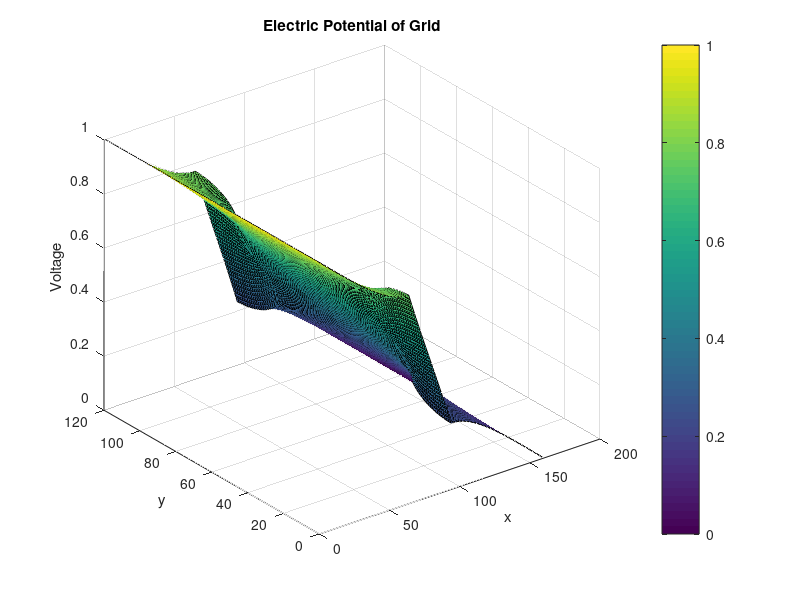
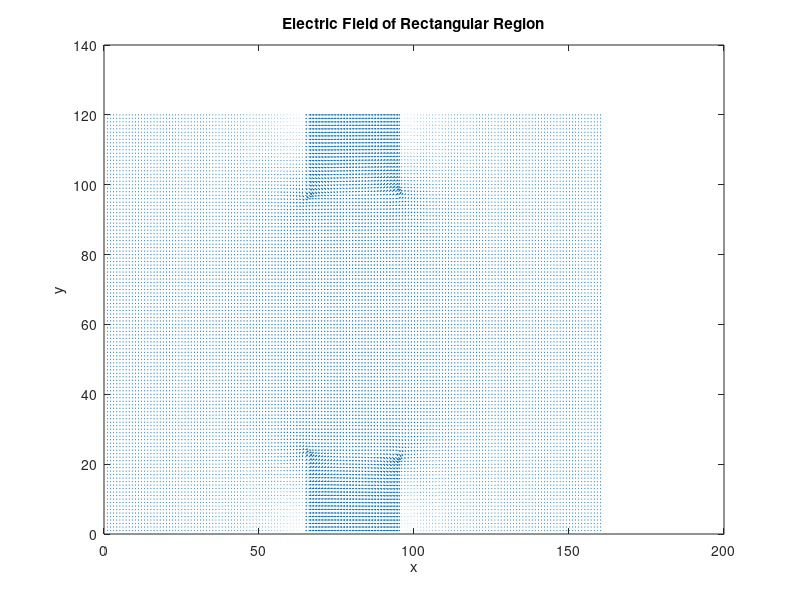

MATLAB code for these plots, in order:
%% Assignment 3  
% Matthew Lazarus 100962142

%% Question 2: Extension of Assignment 2
% In this question, a grid is set up, with the left sided boundary set to 1V.
% Two bottle-necks of conductivities different than the rest of the grid
% are introduced. Using the maxtrix form of the problem (GV=F), the electrostatic potential
% within the region is found and plotted. Additionally, the conducitivity,
% electric field and currents are plotted as well.

% Clear all previous variables, figures, etc, to ensure that the workspace
% is clean. 
clear all
clearvars
clearvars -GLOBAL
close all

for repeat = 1:1
    %Set the length and width of the grid. 
    L=160;
    W=120;
    %b) - Vary the size of the grid
    if(repeat>1 && repeat <7)
        L = (repeat-1)*40;
        W = (repeat-1)*30;
    end
    Lb = L/5;
    Wb = W/5;
    
    %Initialize the G,B and conductivity matrices. 
    G = sparse(L*W,L*W);
    B=zeros(L*W,1);
    B(1:W,1)=1;
    condMap = zeros(W,L);

    %Populate the conductivity matrix. 
    for lCount = 1:L
        for wCount = 1:W
            if(lCount < L/2 + Lb/2 && lCount > L/2 - Lb/2 &&...
                    (wCount > W-Wb || wCount < Wb))
                condMap( wCount,lCount) = 10^-2;               
            else
                condMap(wCount,lCount) = 1;
            end
        end
    end

    % Set the diagonal of the G matrix to 1. This value will be overwritten
    % later if it is not a boundary condition. 
    for count = 1:L*W
        G(count,count)=1;
    end

    %%
    % Loop through rows and columns, if not a boundary case, set the 
    % gradient based on the sum of adjacent conductivies. 

    for col = 1:L
        if(col~=1 &&col~=L)
            for row = 1:W  
                n = row + (col -1)*W;
                if(count~=1 && row ~=1 && row~=W)                
                    rxBefore = (condMap(row,col) + condMap(row,col-1))/2.0;
                    rxAfter = (condMap(row,col) + condMap(row,col+1))/2.0;
                    ryBefore = (condMap(row,col) + condMap(row-1,col))/2.0;
                    ryAfter = (condMap(row,col) + condMap(row+1,col))/2.0;

                    nyBefore = n-1;
                    nyAfter = n+1;
                    nxBefore = row+(col-2)*W;
                    nxAfter = row+col*W;
                    G(n,n) = -(rxBefore+rxAfter+ryBefore+ryAfter); 
                    G(n, nyBefore) =ryBefore;
                    G(n, nyAfter)=ryAfter;
                    G(n, nxBefore)=rxBefore;
                    G(n, nxAfter) =rxAfter; 

                elseif(row==1)
                    %Special Case: Bottom of Grid
                    rxBefore = (condMap(row,col) + condMap(row,col-1))/2.0;
                    rxAfter = (condMap(row,col) + condMap(row,col+1))/2.0;
                    ryAfter = (condMap(row,col) + condMap(row+1,col))/2.0;

                    nyAfter = n+1;
                    nxBefore = row+(col-2)*W;
                    nxAfter = row+col*W;
                    G(n,n) = -(rxBefore+rxAfter+ryAfter); 
                    G(n, nyAfter)=ryAfter;
                    G(n, nxBefore)=rxBefore;
                    G(n, nxAfter) =rxAfter; 
                    
                elseif(row==W)
                    %Special Case: Top of Grid
                    rxBefore = (condMap(row,col) + condMap(row,col-1))/2.0;
                    rxAfter = (condMap(row,col) + condMap(row,col+1))/2.0;
                    ryBefore = (condMap(row,col) + condMap(row-1,col))/2.0;

                    nyBefore = n-1;
                    nxBefore = row+(col-2)*W;
                    nxAfter = row+col*W;
                    G(n,n) = -(rxBefore+rxAfter+ryBefore); 
                    G(n, nyBefore) =ryBefore;
                    G(n, nxBefore)=rxBefore;
                    G(n, nxAfter) =rxAfter; 
                end        
            end
        end
    end 
    V=G\B;

    %Map the voltage to original grid.
    voltMap = zeros(W,L);
    for cols = 1:L
        for rows = 1:W
            n= rows+(cols-1)*W;
            voltMap(rows,cols)=V(n);        
        end
    end
    
    %%
    % Find the Electric field knowing $E=- \nabla V$
    
    [Ex, Ey]=gradient(voltMap);
    Ex=-Ex;
    Ey=-Ey;
    
    %%
    % Find the current density knowing $J=\sigma E$
    
    Jx = condMap.*Ex;
    Jy = condMap.*Ey;
    
    %Sum the currents at both contacts (edges), take the average to find
    %the total. 
    current1 = sum(Jx(:,1));
    current2 = sum(Jx(:,L));
    totalCurrent = (current1+current2)/2;
    
    %% Part A
    % As calculated above, the total current through the contacts for L=160, W=120, Lb
    % = 32 and Wb = 24 is 0.6235. Additionally, there is no observed
    % difference between the currents at each contact. 
    if(repeat==1)    
               
        %%
        % The plot of the electric potential can be seen in the figure below.
        % The left contact is set to V=1, and there is an almost linear
        % decrease up to the right contact, which is at V=0. This linearity is
        % slightly disturbed due to the two bottle-neck regions. 
        
        figure
        surf(1:L,1:W,voltMap)
        xlabel('x')
        ylabel('y')
        zlabel('Voltage')
        title('Electric Potential of Grid')
        colorbar;
        %view(2)

        %%
        % The electric field can be seen in the figure below. The electric
        % field is strongest in the bottle-neck regions.
        
        figure;
        x = 1:L;
        y=1:W;
        quiver(x,y,Ex,Ey);
        xlabel('x')
        ylabel('y')
        title('Electric Field of Rectangular Region')       
        
    end
end


